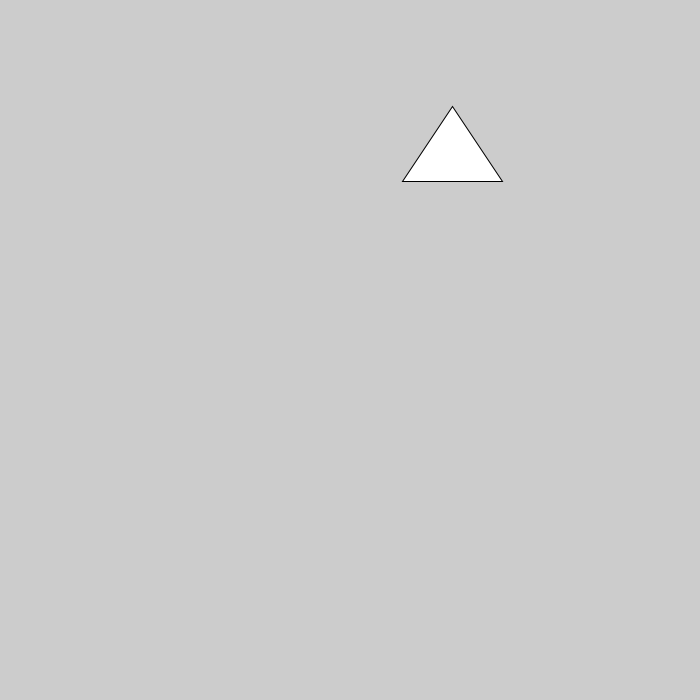
Frame 1 (no input)
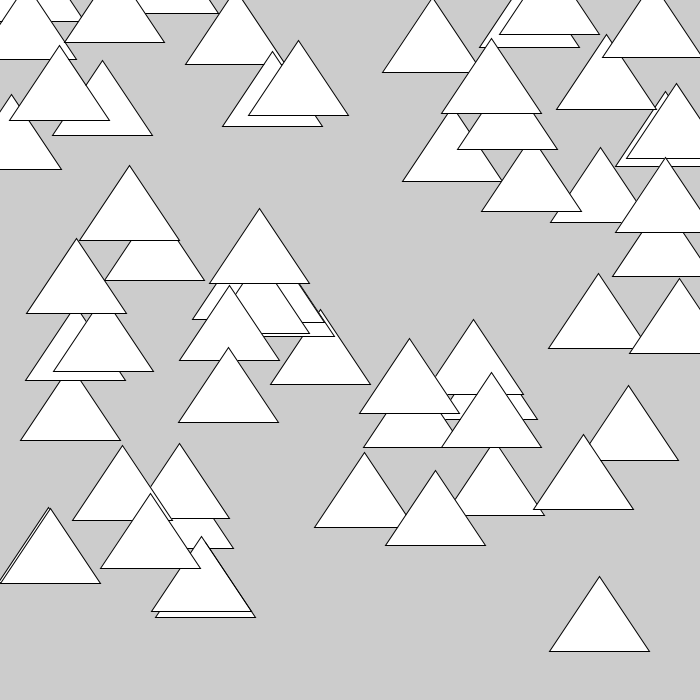
Frame 60 (the mouse pressed at the canvas centre just before this capture)
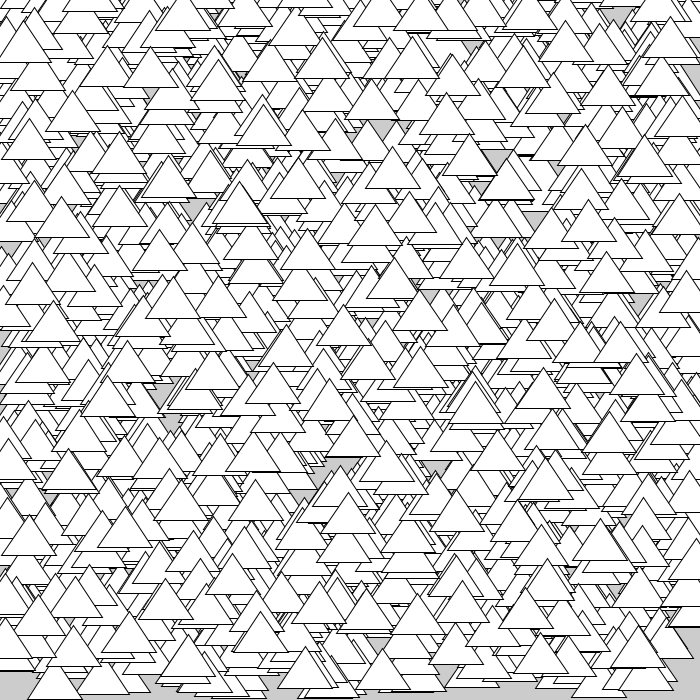
Frame 120 (the mouse held since frame 60 and released just before this capture)

The Processing sketch that drew these frames (run headless with seeded random() and noise(); from frame 60 on, the mouse is pressed at the canvas centre):

// Processing sketch: ejercicio1C
// ── ejercicio1C.pde
void setup() {
  size(700, 700);
}


void draw() {

  float cantidad =  map(mouseX, 0, width, 1, 50);
  for (int i = 0; i < cantidad; i++) {
    pushMatrix();
    translate(random(width), random(height));
    float lado = map(mouseY, height, 0, 5, 50);
    triangle(-lado, 0, lado, 0, 0, -lado*1.5);
    popMatrix();
  }
}
